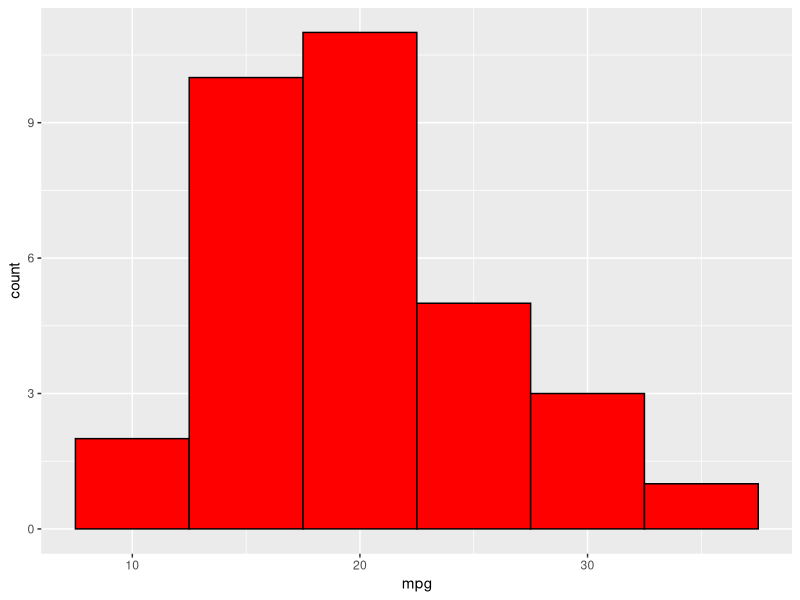
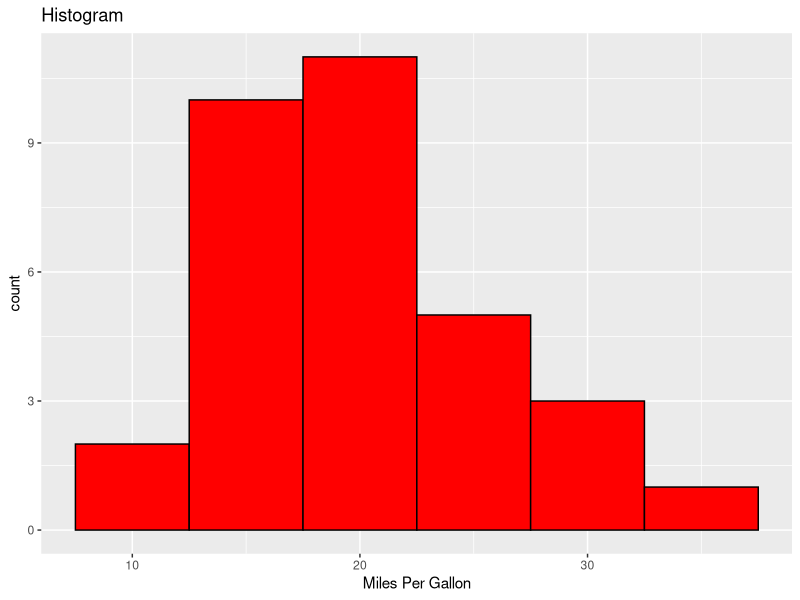
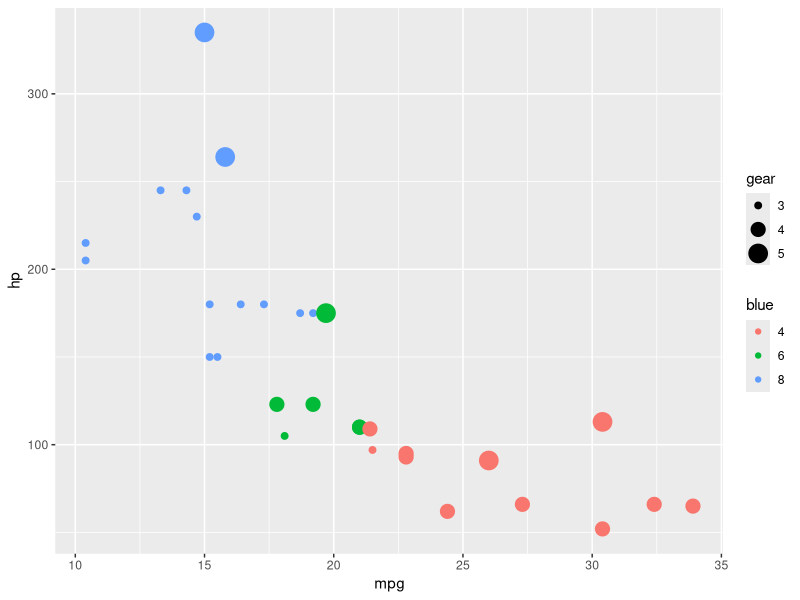
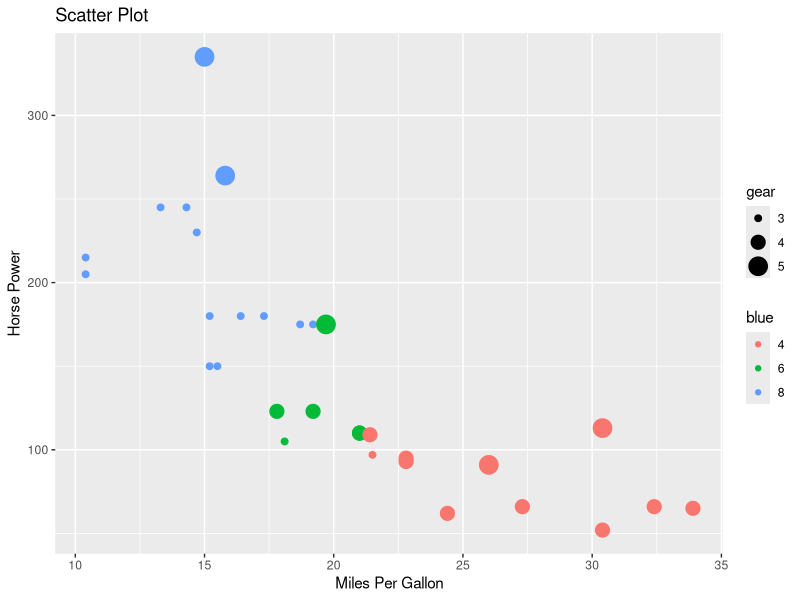
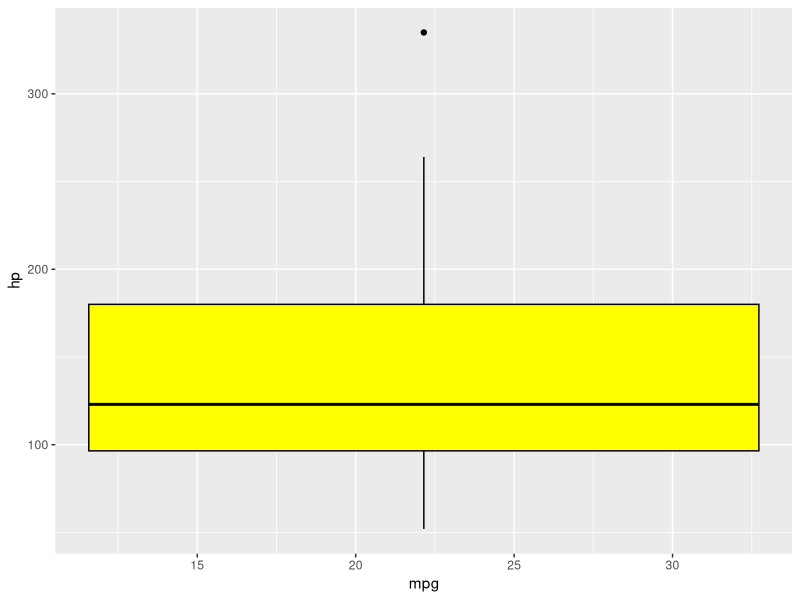
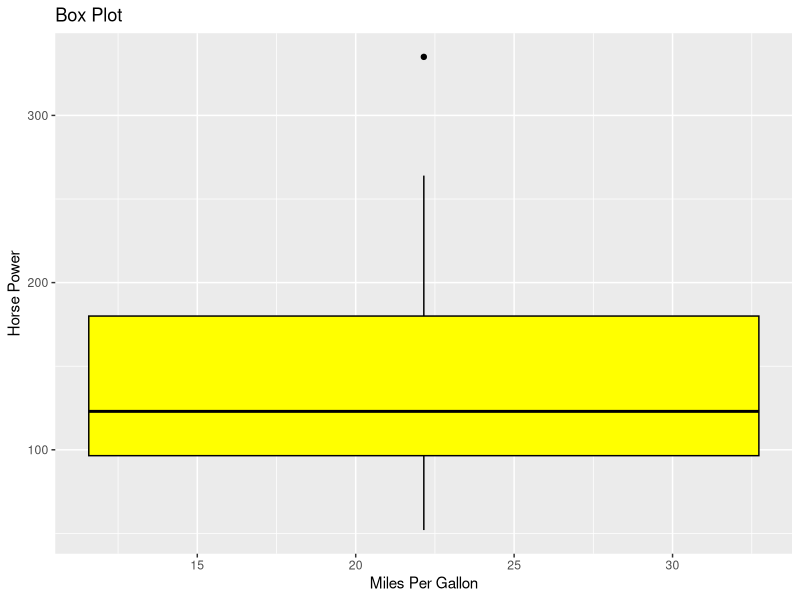
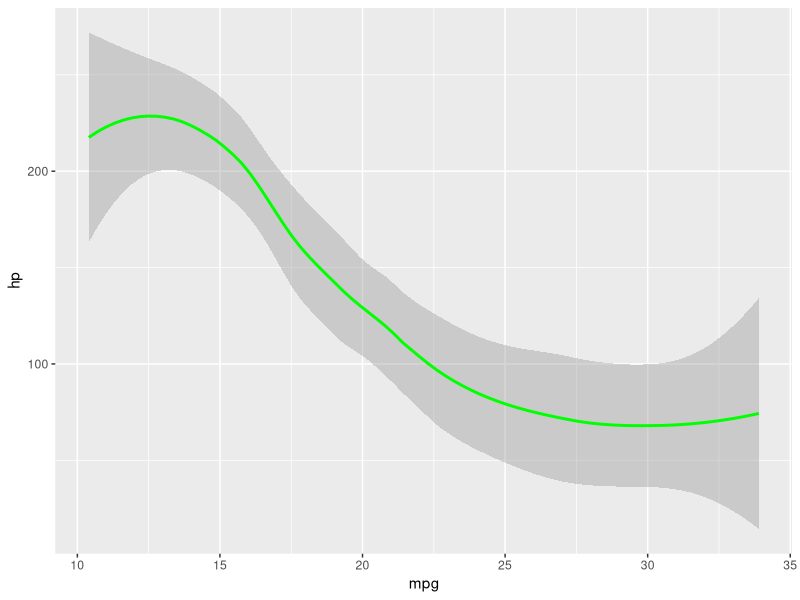
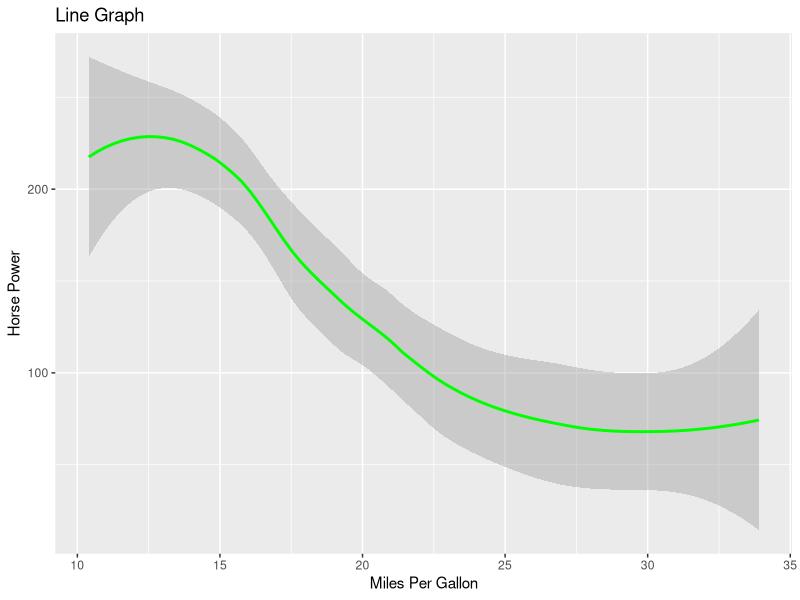

Write R code to recreate these figures, in order.
# 1.Try to write a code for printing sequence of numbers from 1 to 50 with the differences of 3, 5, 10
seq_with_diff_3 <- seq(1,50,3)
seq_with_diff_3

seq_with_diff_5 <- seq(1,50,5)
seq_with_diff_5

seq_with_diff_10 <- seq(1,50,10)
seq_with_diff_10

# 2. What are the different data objects in R? and write syntax and example for each and every object
# Vector
# syntax a <- c(data1, data2, data3, etc)
#1 Logical Vector Example
a <- c(TRUE, FALSE, TRUE, FALSE)
a

#2 Numeric Vector Example
b <- c(1, 2, 3, 4)
b

#3 Integer Vector Example
c <- c(2L, 4L, 8L)
c

#4 Complex Vector Example
d <- 5+9i
d

#5 Character Vector Example
e <- c("I", "am", "doing", "assignments")
e

#List Example
f <- list(23, 45.678, c(3, 6, 0), "Hi")
f

#Matrix Example
g <- matrix(c(5,15,25), nrow = 3, ncol = 2, byrow = FALSE, dimnames = list(c('r1', 'r2', 'r3'), c('c1', 'c2')))
g

#Array Example
h <- array(c('Hornet', 'Gixer', 'FZ'), dim = c(2, 5, 4))
h

#Factor Example
i <- c('Honda', 'Hyundai', 'Honda', 'Yamaha', 'Toyota', 'Honda', 'Yamaha')
factor_i <- factor (i)
factor_i

#Data Frame Example
j <- data.frame(Animal_Name = c('Tiger', 'Dog', 'Cat'), Animal_Type = c('Wild', 'Pet', 'Pet'), Age = c(14, 12, 11))
j

#3. Create Data frame with 3 columns and 5 rows and write a code to fetch and delete row and a column using index and add new column and row to the existed data frame
df1 <- data.frame(Animal_Name = c('Tiger', 'Dog', 'Cat', 'Lion', 'Horse'), Animal_Type = c('Wild', 'Pet', 'Pet', 'Wild', 'Pet'), Age = c(14, 12, 11, 15, 13))
df1

#To fetch data using indexing
df1 [1:3]

#To delete row & column using indexing
df2 <- df1[-c(2)] # this will delete 2nd column
df2

df1
df3 <- df1[-c(1), -c(1)] #this will delete 1st row and 1st column
df3

#Add new column & new row
df1
l <- c('Sheep', 'Pet', 8)
df3 <- rbind(df1, l) #this will add new row to existing data frame
df3

Population <- c(5000, 20000, 22000, 4000, 10000, 25000)
df4 <- cbind(df3, Population) # this will add new column to existing data frame
df4

#4.Write nested if else statements to print whether the given number is negative, positive or Zero
m <- -9
if (m == 0) {
  print("Zero")
} else if (m > 0) {
  print("Positive number")
} else print("Negative Number")

#5.write a program to input any value and check whether it is character, numeric or special character
n <- c(7)
Result <- c(is.character(n), is.numeric(n))
Result

#6.write difference between break and next also write examples for both 
#Next Statement will skip the current iteration of a loop without terminating the loop.
#Break Statement terminates the loop statement and transfers execution to the statement immediately following the loop.

#Example of Next Statement
o <- c('Raj', 'Ram', 'Ash', 'Mark', 'Panta')
for(p in o) {
  if (p == 'Ash') {
    next
  }
  print(p)
}

#Example for Break Statement
q <- c("Namaskar")
cnt <- 1

repeat {
  print(q)
  cnt <- cnt + 1
  
  if(cnt > 4) {
    break
  }
}

#7.write a program to print a given vector in reverse format  
r <-  c(1,5.6,3,10,3.5,5)
Reverse <- rev(r)
Reverse

#8.write a program to get the mode value of the given vector ('a','b','c','t','a','c','r','a','c','t','z','r','v','t','u','e','t')
s <- c('a', 'b', 'c', 't', 'a', 'c', 'r', 'a', 'c', 't', 'z', 'r', 'v', 't', 'u', 'e', 't')
library(modeest)
mlv (s, method = "mfv")

#9.Write a function to filter only data belongs to 'setosa' in species of Iris dataset.( using dplyr package) 
data("iris")
View(iris)
library(dplyr)
filter(iris, Species == 'setosa')

#10.Create a new column for iris dataset with the name of Means_of_obs, which contains mean value of each row.( using dplyr package)
data("iris")
View(iris)
library(dplyr)
df5 <- iris[-c(5)] #first we delete species column because it is  non numeric column
df5
df6 <- mutate(iris, Means_of_obs = rowMeans(df5)) #to create new column using dplyr we use mutate and to calculate mean of each row we use rowMeans
df6

#11.Filter data for the "versicolor" and get only 'sepel_length' and Sepel _width' columns.( using dplyr package)
data("iris")
View(iris)
library(dplyr)
t <- filter(iris, Species == 'versicolor') #first we filter iris dataset and stored it in t variable
t
u <- t[-c(3:5)] #delete the columns which we dont want in new filtered dataset
u

#12.create below plots for the mtcars also write your inferences for each and every plot (use ggplot package) Use Different ( Size , Colour )
#scatter plot, boxplot, histogram, line graph, bar graph
data("mtcars")
View(mtcars)
install.packages("ggplot2")
library(ggplot2)

#Histogram
x1 <- ggplot(data = mtcars, aes(x = mpg, col = cyl)) + geom_histogram(binwidth = 5, col = "black", fill = "red")
x1
x2 <- x1 + labs (title = "Histogram", x = "Miles Per Gallon")
x2

#Scatter Plot
x3 <- ggplot(data = mtcars, aes(x = mpg, y = hp, col = factor(cyl), size = factor(gear))) + geom_point() + labs (size = "gear", col = "blue")
x3
x4 <- x3 + labs (title = "Scatter Plot", x = "Miles Per Gallon", y = "Horse Power")
x4

#Box Plot
x5 <- ggplot(data = mtcars, aes(x = mpg, y = hp, fill = cyl)) + geom_boxplot(col = "black", fill = "yellow")
x5
x6 <- x5 + labs (title = "Box Plot", x = "Miles Per Gallon", y = "Horse Power")
x6

#Line Graph
x7 <- ggplot(data = mtcars, aes(x = mpg, y = hp, fill = cyl)) + geom_smooth(col = "green")
x7
x8 <- x7 + labs (title = "Line Graph", x = "Miles Per Gallon", y = "Horse Power")
x8

#Bar Graph
x9 <- ggplot(data = mtcars, aes(x = mpg, fill = cyl)) + geom_bar(col = "brown")
x9
x10 <- x9 + labs (title = "Line Graph", x = "Miles Per Gallon")
x10
